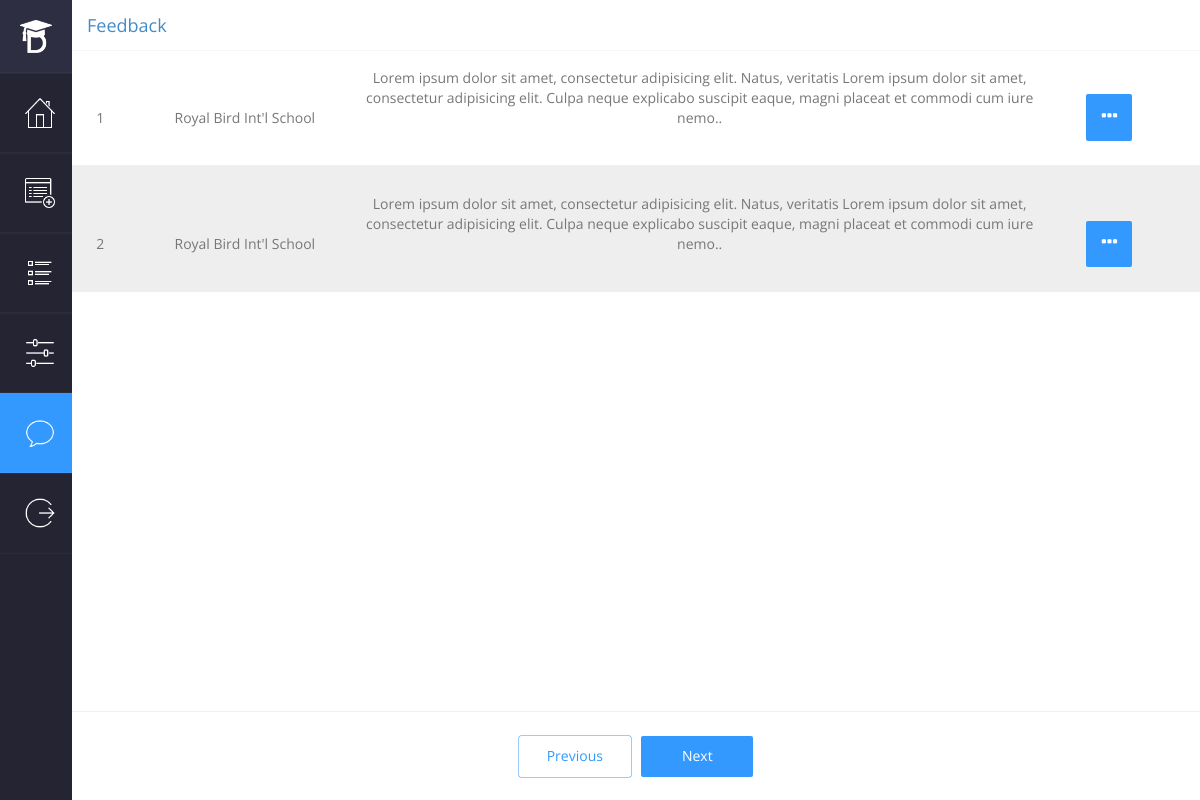
The app's page /dashboard/feedback (signed in) with its own data.
### tables this page shows
CREATE TABLE `feedback` (
  `id` int(11) NOT NULL,
  `body` text NOT NULL,
  `status` enum('fresh','treated','closed') NOT NULL DEFAULT 'fresh',
  `school_id` int(11) NOT NULL
);

CREATE TABLE `schools` (
  `id` int(11) NOT NULL,
  `uid` varchar(12) NOT NULL,
  `slug` varchar(200) NOT NULL,
  `name` varchar(200) NOT NULL,
  `location` text NOT NULL,
  `status` tinyint(1) NOT NULL DEFAULT '1',
  `admin_uname` varchar(150) NOT NULL,
  `admin_password` varchar(250) NOT NULL,
  `s_population` int(11) NOT NULL,
  `date_created` datetime NOT NULL
);

### app/controllers/DashboardController.php (called while the page is built, shortened)
<?php
class DashboardController extends Controller
{
  public function __construct()
  {
    $this->layout = "dashboard-layout";
    $this->view->title = "Dashboard";
    $this->view->sidebar = VIEW_INCLUDE_PATH . 'sidebar.php';
    $this->view->menu = 0;
  }
  public function feedback()
  {
    $this->view->menu = 4;
    $feedbackModel = new FeedbackModel;
    $this->view->allFeedback = $feedbackModel->getFeedback();
    $this->view->title = "Feedback";
    $this->view->css = ['feedback', 'font-awesome.min'];
    $this->view->js = ['feedback'];
    $this->view->render('dashboard/feedback', $this->layout);
  }
}

### index.php (called while the page is built, shortened)
<?php
$app = new App\Core\App;

### app/lib/Classes/Database.php (called while the page is built, shortened)
<?php
class Database
{
    private $conn;
    public function __construct()
    {
        try {
            $this->conn = new \PDO('mysql:host=' . DB_HOST . ';dbname=' . DB_NAME . ';charset=utf8',
                DB_USERNAME, DB_PASSWORD);
            $this->conn->setAttribute(\PDO::ATTR_ERRMODE, \PDO::ERRMODE_EXCEPTION);
        } catch (\PDOException $e) {
            $err = new _ErrorController;
            $err->index(500, $e->getMessage());
            die();
        }
    }
    public function query($query, $bindings = false)
    {
        try {
            $stmt = $this->conn->prepare($query);
            if ($bindings) $stmt->execute($bindings);
            else $stmt->execute();
            $stmt->setFetchMode(\PDO::FETCH_OBJ);
            return $stmt;
        } catch (\PDOException $e) {
            return false;
        }
    }
}

### app/models/FeedbackModel.php (called while the page is built, shortened)
<?php
class FeedbackModel extends Model
{
  private $tableName;
  public function __construct()
  {
    $this->tableName = "feedback";
  }
  public function getFeedback($id = null, $limit = 5)
  {
    if (!$id) {
      $query = <<<EOT
                SELECT {$this->tableName}.id, {$this->tableName}.body, {$this->tableName}.status, schools.name AS
                school_name FROM {$this->tableName} INNER JOIN schools ON {$this->tableName}.school_id = schools.id
                ORDER BY {$this->tableName}.id ASC LIMIT {$limit}
EOT;
      $bindings = ["limit" => $limit];
    }
    $result = $this->db->query($query, $bindings);
    return $result->rowCount() > 0 ? $result->fetchAll() : [];
  }
}

### app/core/Model.php (called while the page is built, shortened)
<?php
abstract class Model
{
  public function __construct()
  {
    $this->db = new Database;
  }
}

### app/lib/helpers/__autoloader.php (called while the page is built, shortened)
<?php
spl_autoload_register(function($className){
  $className = preg_replace('/\\\/', DIRECTORY_SEPARATOR, $className);
});

### app/views/dashboard/feedback.php (the view, shortened to what this page needs)
<div class="feedback-body-content">
  <div class="centered-view">
    <div class="top-section">
      <div class="body-section">
        <?php if ($this->allFeedback): ?>
          <?php $i = 1; ?>
          <?php foreach ($this->allFeedback as $feedback): ?>
            <div class="feedback-row <?= $feedback->status === 'treated' ? "viewed" : "" ?>">
              <div class="serialNo"> <?= $i++; ?></div>
              <div class="SchoolName"><?= $feedback->school_name; ?></div>
              <div class="excerpt"> <?= $feedback->body; ?> </div>
              <div class="action">
                <button class="rowAction moreAction"><i class="iAction fa fa-ellipsis-h"></i></button>
              </div>
            </div>
          <?php endforeach; ?>
        <?php endif; ?>
      </div>
    </div>
  </div>
  <div class="button-switcher-wrapper">
    <div class="button-switchers">
      <button class="previous" disabled>Previous</button>
      <button class="next">Next</button>
    </div>
  </div>
</div>

### assets/css/style.css (style rules this page uses)
html,body { position:relative;width:100%;height:100%;padding:0;margin:0;overflow-x:hidden }
body { font-family:'Open Sans', sans-serif }

### assets/css/feedback.css (style rules this page uses)
body { color:#777 }
.feedback-body-content { overflow:auto;min-height:100% !important;background:#F7F7FF;position:absolute;width:94% }
.centered-view { overflow:auto;position:absolute;width:auto;height:auto;margin-top:0px;top:5%;bottom:0%;left:0%;right:0%;background:white;box-shadow:0px 0px 5px .1px #eee;padding-bottom:100px }
.centered-view .body-section { overflow:auto }
.centered-view .body-section button { padding:0 !important }
.centered-view .body-section .viewed { background:#eee }
.centered-view .body-section .feedback-row { border-bottom:1px solid #eee;overflow:auto }
.centered-view .body-section .feedback-row .borrowFromMe,.centered-view .body-section .feedback-row .serialNo,.centered-view .body-section .feedback-row .SchoolName,.centered-view .body-section .feedback-row .excerpt { display:inline-block;text-align:center;padding-top:1.5em;padding-bottom:1.5em }
.centered-view .body-section .feedback-row .serialNo { width:5%;padding-top:3.5em !important }
.centered-view .body-section .feedback-row .SchoolName { width:20% }
.centered-view .body-section .feedback-row .excerpt { width:60%;padding-top:2em !important }
.centered-view .body-section .feedback-row .action { width:12%;display:inline-block;padding-top:1.5em;padding-bottom:1.5em;text-align:center;margin:auto }
.centered-view .body-section .feedback-row .action button { display:inline;min-height:3.3em;min-width:3.3em;margin:.25em;display:inline;border:0;border-radius:2px;outline:0;box-shadow:none !important;background:#39f;color:white }
.centered-view .body-section .feedback-row .action button i { font-size:1.4em }
.button-switcher-wrapper { position:absolute;bottom:0;left:0;right:0;margin:auto;padding:2rem 3rem;background:white;box-shadow:0px -0.025px 0px 0.1px #39f }
.button-switcher-wrapper .button-switchers { text-align:center }
.button-switcher-wrapper .button-switchers button { width:8em;margin:.25em;display:inline;background:white;border:0;border-radius:2px;padding:.75em 2em;box-shadow:0px 0px 0px 0.5px #39f;outline:0 }
.button-switcher-wrapper .button-switchers .previous { color:#39f }
.button-switcher-wrapper .button-switchers .next { box-shadow:none !important;background:#39f;color:white }

### records on screen
feedback: school.name "Royal Bird Int'l School", body "Lorem ipsum dolor sit amet, consectetur adipisicing elit. Natus, veritatis Lorem ipsum dolor sit amet, consectetur adipisicing elit. Culpa neque explicabo suscipit eaque, magni placeat et commodi cum iure nemo.."
feedback: school.name "Royal Bird Int'l School", body "Lorem ipsum dolor sit amet, consectetur adipisicing elit. Natus, veritatis Lorem ipsum dolor sit amet, consectetur adipisicing elit. Culpa neque explicabo suscipit eaque, magni placeat et commodi cum iure nemo.."

### other values on screen
$this->title "Feedback"
